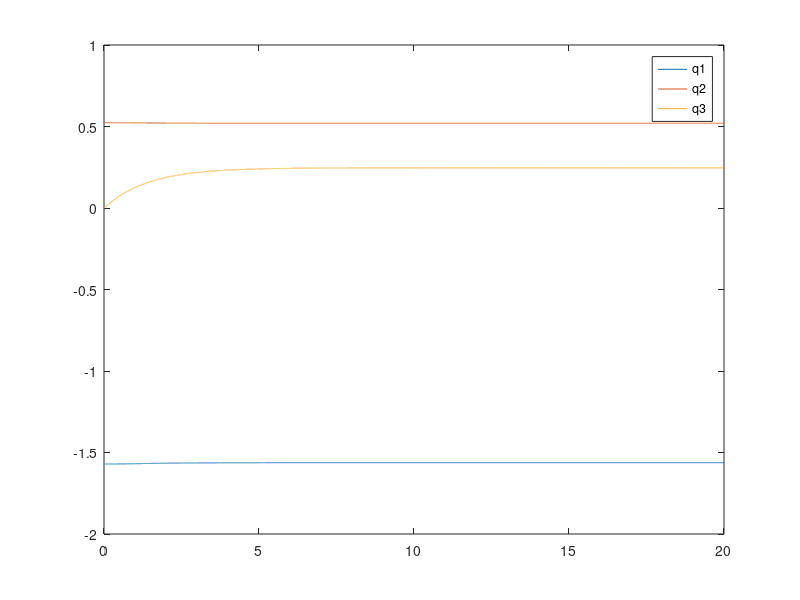
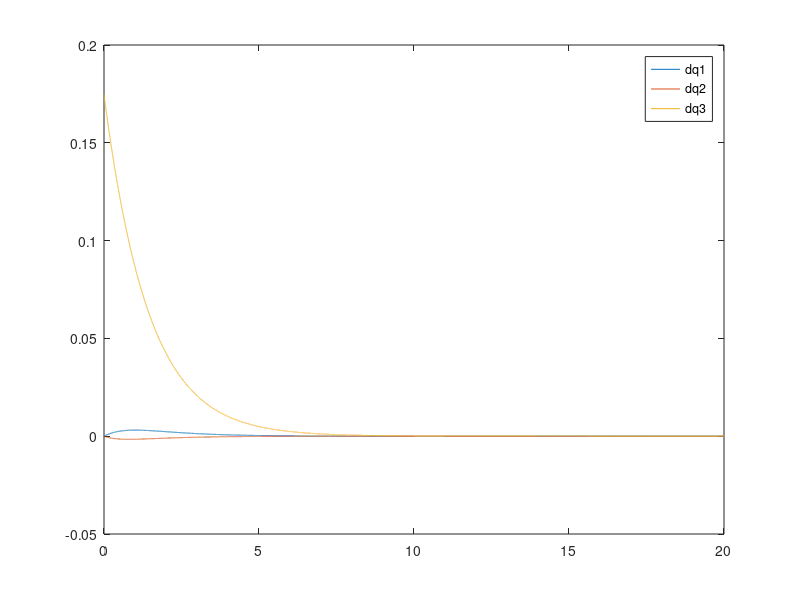

Here is the MATLAB script that generated these plots, in order:
clear;clc;close all;
%% Step and simulation time
step = 0.001;
t = 0:step:20;

l1 = 1;
l2 = 1;
l3 = 1;
m1 = 1;
m2 = 1;
m3 = 1;
P1 = 1;
P2 = 0.72;

%% State vector
q = cell(1,size(t,2));
dq = cell(1,size(t,2));

%% Initial condition
q{1} = [-pi/2 pi/6 0]';
dq{1} = [0 0 pi/18]';

for i = 1:size(t,2)
   q1 = q{i}(1);
   q2 = q{i}(2);
   q3 = q{i}(3);
   
   %% Mass matrix
    M = [(m1 + m2 + m3)*l1^2 (m2 + m3)*l1*l2*cos(q2 - q1) m3*l1*l3*cos(q3 - q1); ...
    (m2 + m3)*l1*l2*cos(q2 - q1) (m2 + m3)*l2^2 m3*l1*l3*cos(q3 - q2); ...
    m3*l1*l3*cos(q3 - q1) m3*l1*l3*cos(q3 - q2) m3*l3^2];

    %% dq'*M_q(q)*dq
    dM_q1 = [0 (m2 + m3)*l1*l2*sin(q2 - q1) m3*l1*l3*sin(q3 - q1); ...
    (m2 + m3)*l1*l2*sin(q2 - q1) 0 0; ...
    m3*l1*l3*sin(q3 - q1) 0 0];

    dM_q2 = [0 -(m2 + m3)*l1*l2*sin(q2 - q1) 0; ...
    -(m2 + m3)*l1*l2*sin(q2 - q1) 0 m3*l1*l3*sin(q3 - q2); ...
    0 m3*l1*l3*sin(q3 - q2) 0];

    dM_q3 = [0 0 -m3*l1*l3*sin(q3 - q1); ...
    0 0 -m3*l1*l3*sin(q3 - q2); ...
    -m3*l1*l3*sin(q3 - q1) -m3*l1*l3*sin(q3 - q2) 0];

    Matrix = [dq{i}'*dM_q1*dq{i};dq{i}'*dM_q2*dq{i};dq{i}'*dM_q3*dq{i}];

    %% dM
    dM11 = 0;
    dM12 = [(m2 + m3)*l1*l2*sin(q2 - q1) -(m2 + m3)*l1*l2*sin(q2 - q1) 0]*dq{i};
    dM13 = [m3*l1*l3*sin(q3 - q1) 0 -m3*l1*l3*sin(q3 - q1)]*dq{i};

    dM21 = [(m2 + m3)*l1*l2*sin(q2 - q1) -(m2 + m3)*l1*l2*sin(q2 - q1) 0]*dq{i};
    dM22 = 0;
    dM23 = [0 m3*l1*l3*sin(q3 - q2) -m3*l1*l3*sin(q3 - q2)]*dq{i};

    dM31 = [m3*l1*l3*sin(q3 - q1) 0 -m3*l1*l3*sin(q3 - q1)]*dq{i};
    dM32 = [0 m3*l1*l3*sin(q3 - q2) -m3*l1*l3*sin(q3 - q2)]*dq{i};
    dM33 = 0;

    dM = [dM11 dM12 dM13;dM21 dM22 dM23;dM31 dM32 dM33];
    
    %% Force vector
    %Q = -P1*dq{i};
    Q = -P2*M*dq{i};

    ddq = inv(M)*(-dM*dq{i} + 1/2*Matrix + Q);
    
    %% Update state
    dq{i+1} = dq{i} + ddq*step;
    q{i+1} = q{i} + dq{i}*step;
end

%% Plot 
    q = cell2mat(q);
    dq = cell2mat(dq);

    figure;
    plot(t,q(1,1:20001));
    hold on
    plot(t,q(2,1:20001));
    plot(t,q(3,1:20001));
    legend('q1','q2','q3');
    hold off
    
    figure
    plot(t,dq(1,1:20001));
    hold on
    plot(t,dq(2,1:20001));
    plot(t,dq(3,1:20001));
    legend('dq1','dq2','dq3');
    hold off
